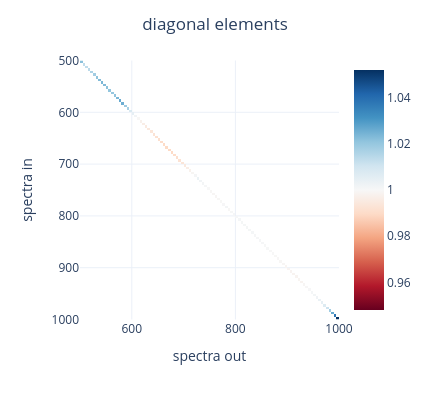

Notebook code cell kept with this figure:
### Code cell
mat = projection.projection_matrix.detach().clone()
mat[~torch.eye(mat.shape[0]).bool()] = torch.nan
fig = px.imshow(mat, x=wavelengths, y=wavelengths, color_continuous_scale="RdBu", color_continuous_midpoint=1)
fig.update_layout(template="plotly_white", width=430, height=400)
fig.update_layout(xaxis_title="spectra out", yaxis_title="spectra in")
fig.update_layout(title="diagonal elements", title_x=0.5)

### Figure 1 — Plotly figure (JSON) as saved in the notebook; plotly's stock layout.template omitted (floating-point values rounded to 4 significant figures; data arrays with more than 128 entries replaced by an {"elided": "..."} marker saying what was removed)
{"data": [{"coloraxis": "coloraxis", "hovertemplate": "x: %{x}<br>y: %{y}<br>color: %{z}<extra></extra>", "name": "0", "type": "heatmap", "x": [502.5, 507.5, 512.5, 517.5, 522.5, 527.5, 532.5, 537.5, 542.5, 547.5, 552.5, 557.5, 562.5, 567.5, 572.5, 577.5, 582.5, 587.5, 592.5, 597.5, 602.5, 607.5, 612.5, 617.5, 622.5, 627.5, 632.5, 637.5, 642.5, 647.5, 652.5, 657.5, 662.5, 667.5, 672.5, 677.5, 682.5, 687.5, 692.5, 697.5, 702.5, 707.5, 712.5, 717.5, 722.5, 727.5, 732.5, 737.5, 742.5, 747.5, 752.5, 757.5, 762.5, 767.5, 772.5, 777.5, 782.5, 787.5, 792.5, 797.5, 802.5, 807.5, 812.5, 817.5, 822.5, 827.5, 832.5, 837.5, 842.5, 847.5, 852.5, 857.5, 862.5, 867.5, 872.5, 877.5, 882.5, 887.5, 892.5, 897.5, 902.5, 907.5, 912.5, 917.5, 922.5, 927.5, 932.5, 937.5, 942.5, 947.5, 952.5, 957.5, 962.5, 967.5, 972.5, 977.5, 982.5, 987.5, 992.5, 997.5], "xaxis": "x", "y": [502.5, 507.5, 512.5, 517.5, 522.5, 527.5, 532.5, 537.5, 542.5, 547.5, 552.5, 557.5, 562.5, 567.5, 572.5, 577.5, 582.5, 587.5, 592.5, 597.5, 602.5, 607.5, 612.5, 617.5, 622.5, 627.5, 632.5, 637.5, 642.5, 647.5, 652.5, 657.5, 662.5, 667.5, 672.5, 677.5, 682.5, 687.5, 692.5, 697.5, 702.5, 707.5, 712.5, 717.5, 722.5, 727.5, 732.5, 737.5, 742.5, 747.5, 752.5, 757.5, 762.5, 767.5, 772.5, 777.5, 782.5, 787.5, 792.5, 797.5, 802.5, 807.5, 812.5, 817.5, 822.5, 827.5, 832.5, 837.5, 842.5, 847.5, 852.5, 857.5, 862.5, 867.5, 872.5, 877.5, 882.5, 887.5, 892.5, 897.5, 902.5, 907.5, 912.5, 917.5, 922.5, 927.5, 932.5, 937.5, 942.5, 947.5, 952.5, 957.5, 962.5, 967.5, 972.5, 977.5, 982.5, 987.5, 992.5, 997.5], "yaxis": "y", "z": {"elided": "100x100 float values"}}], "layout": {"coloraxis": {"cmid": 1, "colorscale": [[0, "rgb(103,0,31)"], [0.1, "rgb(178,24,43)"], [0.2, "rgb(214,96,77)"], [0.3, "rgb(244,165,130)"], [0.4, "rgb(253,219,199)"], [0.5, "rgb(247,247,247)"], [0.6, "rgb(209,229,240)"], [0.7, "rgb(146,197,222)"], [0.8, "rgb(67,147,195)"], [0.9, "rgb(33,102,172)"], [1, "rgb(5,48,97)"]]}, "height": 400, "margin": {"t": 60}, "title": {"text": "diagonal elements", "x": 0.5}, "width": 430, "xaxis": {"anchor": "y", "constrain": "domain", "domain": [0, 1], "scaleanchor": "y", "title": {"text": "spectra out"}}, "yaxis": {"anchor": "x", "autorange": "reversed", "constrain": "domain", "domain": [0, 1], "title": {"text": "spectra in"}}}}
